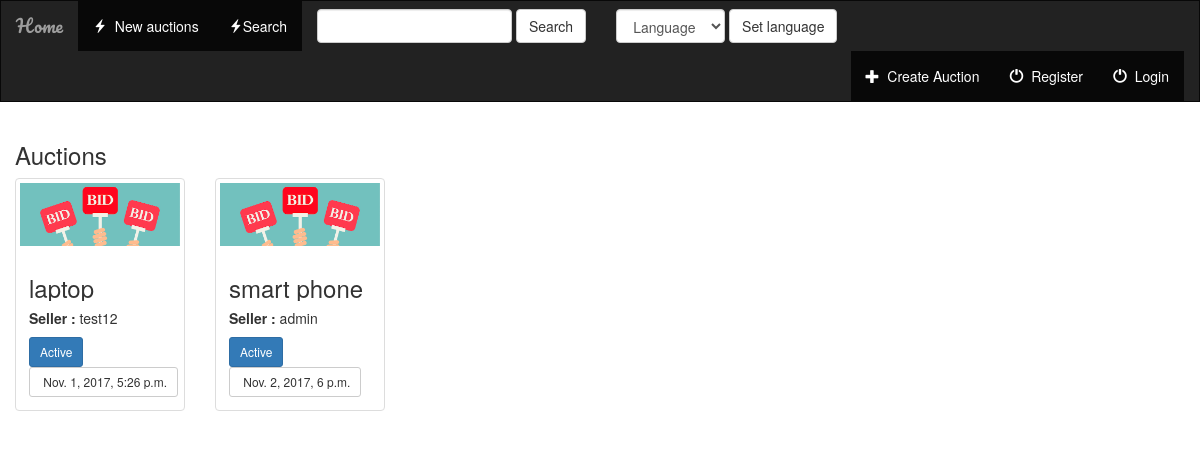
The app's page /auction/search/ with its own data.
### auction/models.py (models this page shows, shortened)
class Auction(models.Model):
    Set_Status = (
        ('Active', 'Active'),
        ('Banned', 'Banned'),
        ('Due', 'Due'),
        ('Adjudicated', 'Adjudicated'),
    )
    seller_name = models.ForeignKey(User, on_delete=models.CASCADE)
    auction_title = models.CharField(max_length=600)
    description = models.CharField(max_length=5000)
    currency = models.CharField(max_length=20)
    token_edit = models.CharField(max_length=600)
    starting_price = models.DecimalField(max_length=30, max_digits=19, decimal_places=2)
    bidding_price = models.DecimalField(max_length=30, max_digits=19, decimal_places=2, null=True)
    winner_id = models.IntegerField(null=True)
    starting_date = models.DateTimeField(blank=True)
    auction_duration_hours = models.IntegerField(default=72, validators=[MinValueValidator(72)])
    ending_date = models.DateTimeField(blank=True)
    auction_status = models.CharField(max_length=20, choices=Set_Status, default='Active')
    auction_revision = models.IntegerField(default=1)

### auction/views.py (the view)
def search(request):
    baseTemplate = setBaseTemplate(request)
    auction = Auction.objects.filter(auction_status='Active').order_by('-id')
    return render(request,  'auction/'+languageFolderSelection(request)+'index.html', {'objectL': auction, 'heading': "Auctions", 'baseTemplate': baseTemplate})

### auction/views.py (called while the page is built)
def languageFolderSelection(request):
    language = ''
    if 'language' in request.session:
        language = request.session['language']
    if language == 'fi':
        language = 'fi/'
    if language == 'sv':
        language = 'sv/'
    if language == 'en':
        language = ''
    return language

def setBaseTemplate(request):
    if request.user.is_authenticated():
        baseTemplate = "auction/base.html"
    else:
        baseTemplate = "auction/baseVisitor.html"
    return baseTemplate

### auction/templates/auction/index.html (shortened to what this page needs)
{% extends baseTemplate %}
{% block body %}
{% load staticfiles %}
<div class="albums-container container-fluid">
    <div class="row">
        <div class="col-sm-12">
            <h3>{{ heading }}</h3>
        </div>
        {% if objectL %}
            {% for auction in objectL %}
                <div class="col-sm-4 col-lg-2">
                        <div class="thumbnail">
                        {% if auction.auction_status == 'Banned' %}
                        <a href="javascript:;">
                            <img src="{% static 'auction/images/auctionLogo.jpg' %}" class="img-responsive">
                        </a>
                        {% else %}
                        <a href="{% url 'auction:detail' auction.id%}">
                            <img src="{% static 'auction/images/auctionLogo.jpg' %}" class="img-responsive">
                        </a>
                        {% endif %}
                        <div class="caption">
                            <h3 data-toggle="tooltip" title="{{ auction.auction_title }}" style="overflow: hidden">{{ auction.auction_title }}</h3>
                            <h5><strong>Seller : </strong>{{ auction.seller_name }}</h5>
                            <a data-toggle="tooltip" title="Status" href="javascripr:;" class="btn btn-primary btn-sm" role="button">{{ auction.auction_status }}</a>
                            <a data-toggle="tooltip" title="End Date & Time" href="javascripr:;" class="btn btn-default btn-sm btn-favorite" role="button">
                                <span class="">&nbsp;{{ auction.ending_date }}</span>
                            </a>
                        </div>
                    </div>
                </div>
            {% endfor %}
        {% endif %}
     </div>
    </div>
{% endblock %}

### auction/static/auction/style.css (style rules this page uses)
body { background: white; }

### records on screen
Auction: auction_title "laptop", seller_name "test12", auction_status "Active", ending_date "Nov. 1, 2017, 5:26 p.m."
Auction: auction_title "smart phone", seller_name "admin", auction_status "Active", ending_date "Nov. 2, 2017, 6 p.m."

### other values on screen
{{ heading }} "Auctions"
